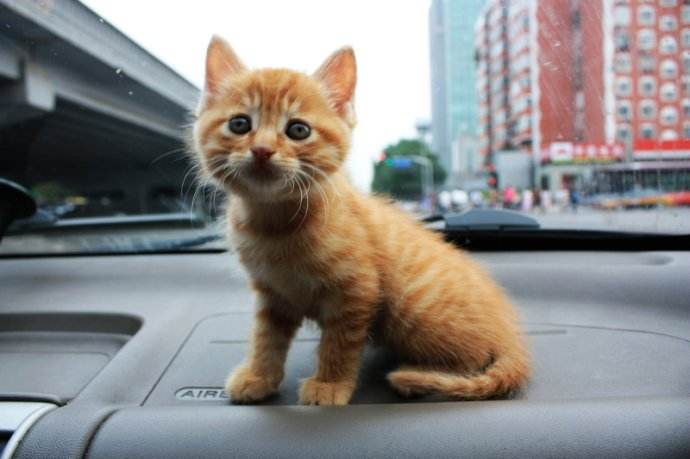
#> input picture python趣味编程/《Python趣味编程》资源包/第32课_OpenCV编程初步/示例程序/images/cat1.jpg, 690 x 459 px
$ python detect_catface.py
#> lines starting #> are read from the running program, lines starting #| are printed output that depends on the picture; after the words box and inside, x2 and y2 are one past the last pixel; in counts of white or black regions, pixels touching at a corner belong together
'''
程序：猫脸检测
作者：苏秦@小海豚科学馆公众号
来源：图书《Python趣味编程：从入门到人工智能》
'''
import cv2

#从文件读取图像并转为灰度图像
img = cv2.imread('images/cat1.jpg')
#> img is the input picture: shape (459, 690, 3); mean B, G, R 133.9, 135.6, 138.4
gray = cv2.cvtColor(img, cv2.COLOR_BGR2GRAY)
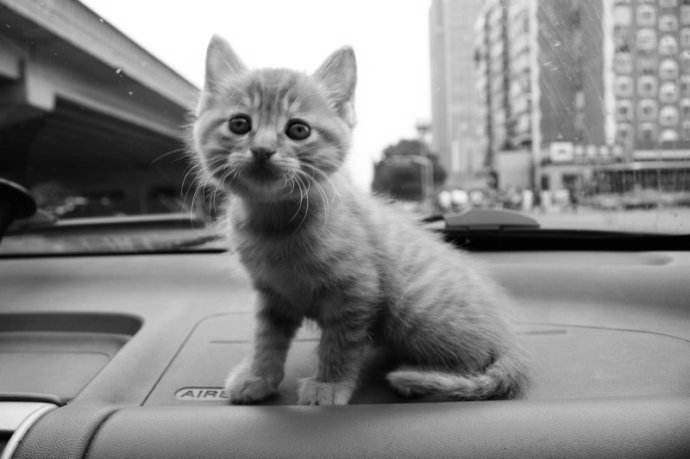
#> gray: shape (459, 690); min 0, max 255, mean 136.3

#创建猫脸检测器
file = 'haarcascade_frontalcatface.xml'
face_cascade = cv2.CascadeClassifier(file)

#检测猫脸区域
faces = face_cascade.detectMultiScale(img, 1.2, 5)
#> faces = [[202, 74, 128, 128]]

#标注猫脸区域
for (x, y, w, h) in faces:
    cv2.rectangle(img, (x, y), (x+w, y+h), (255, 0, 0), 3)
#> this loop made 1 pass
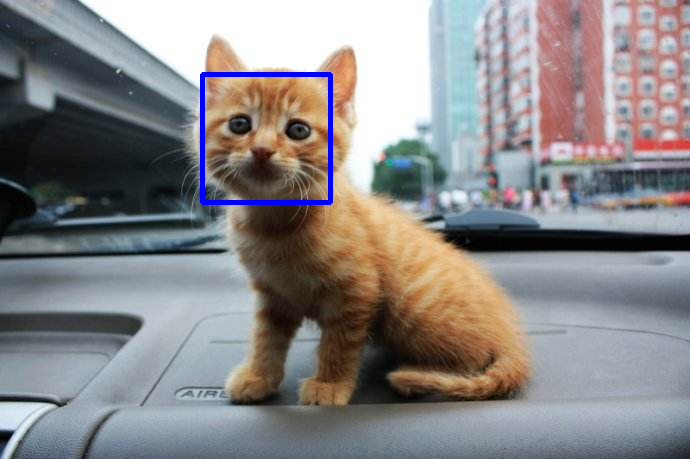
#> img: shape (459, 690, 3); 0.8% of pixels changed, all inside (x1, y1, x2, y2) = (200, 72, 333, 205)

#显示检测结果到窗口
cv2.imshow('Image', img)

#按任意键退出
cv2.waitKey(0)

#销毁所有窗口
cv2.destroyAllWindows()

$ run again, with python趣味编程/《Python趣味编程》资源包/第32课_OpenCV编程初步/示例程序/images/cat2.jpg copied over python趣味编程/《Python趣味编程》资源包/第32课_OpenCV编程初步/示例程序/images/cat1.jpg
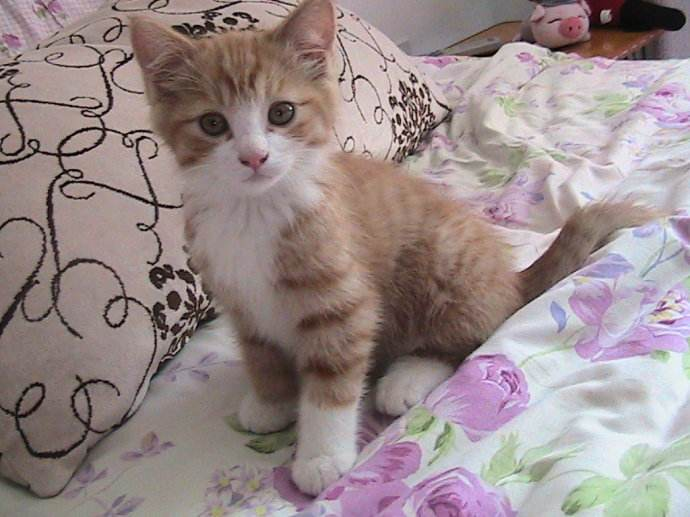
#> input picture python趣味编程/《Python趣味编程》资源包/第32课_OpenCV编程初步/示例程序/images/cat2.jpg, 690 x 517 px
#> img is the input picture: shape (517, 690, 3); mean B, G, R 138.8, 138.7, 153.3
#> `gray = cv2.cvtColor(img, cv2.COLOR_BGR2GRAY)`:
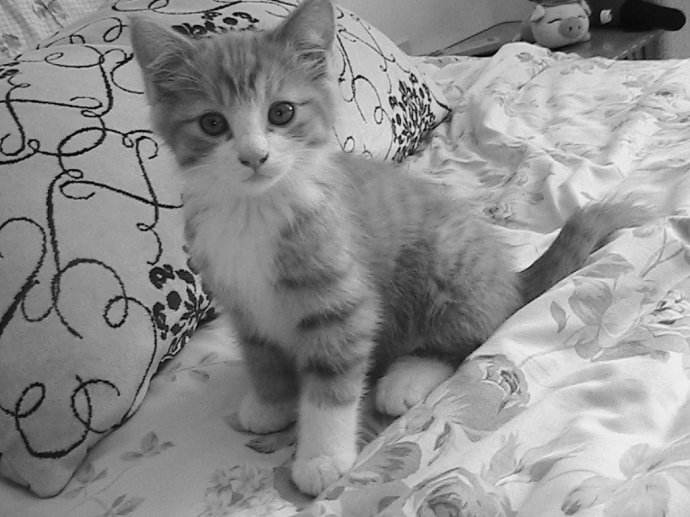
#> gray: shape (517, 690); min 1, max 248, mean 143.1
#> faces = [[170, 55, 156, 156]]
#> the loop `for (x, y, w, h) in faces:` made 1 pass
#> after the loop `for (x, y, w, h) in faces:`:
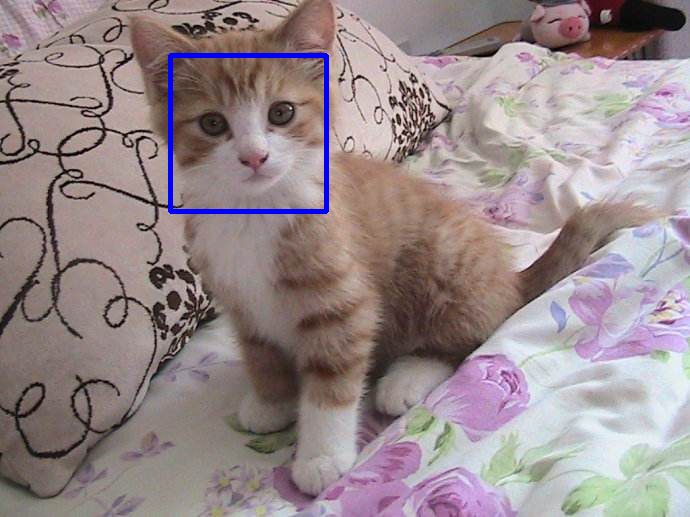
#> img: shape (517, 690, 3); 0.87% of pixels changed, all inside (x1, y1, x2, y2) = (168, 53, 329, 214)

$ run again, with python趣味编程/《Python趣味编程》资源包/第32课_OpenCV编程初步/示例程序/images/cat3.jpg copied over python趣味编程/《Python趣味编程》资源包/第32课_OpenCV编程初步/示例程序/images/cat1.jpg
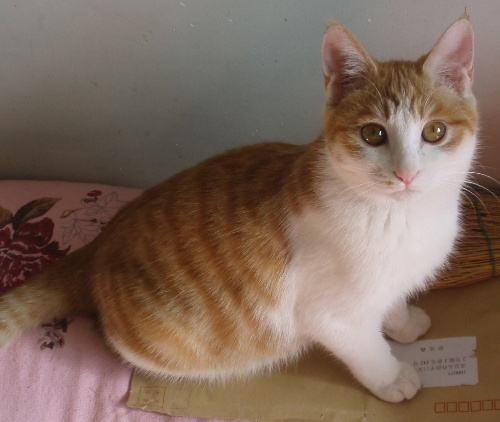
#> input picture python趣味编程/《Python趣味编程》资源包/第32课_OpenCV编程初步/示例程序/images/cat3.jpg, 500 x 422 px
#> img is the input picture: shape (422, 500, 3); mean B, G, R 91.4, 104.6, 125.8
#> `gray = cv2.cvtColor(img, cv2.COLOR_BGR2GRAY)`:
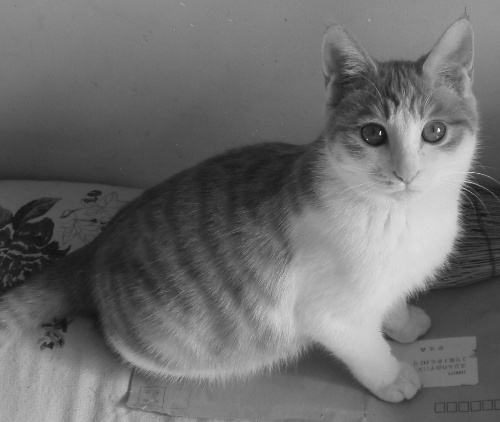
#> gray: shape (422, 500); min 12, max 252, mean 109.5
#> faces = [[341, 79, 123, 123]]
#> the loop `for (x, y, w, h) in faces:` made 1 pass
#> after the loop `for (x, y, w, h) in faces:`:
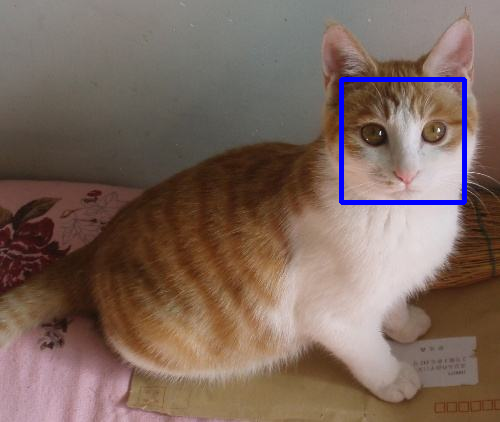
#> img: shape (422, 500, 3); 1.16% of pixels changed, all inside (x1, y1, x2, y2) = (339, 77, 467, 205)
